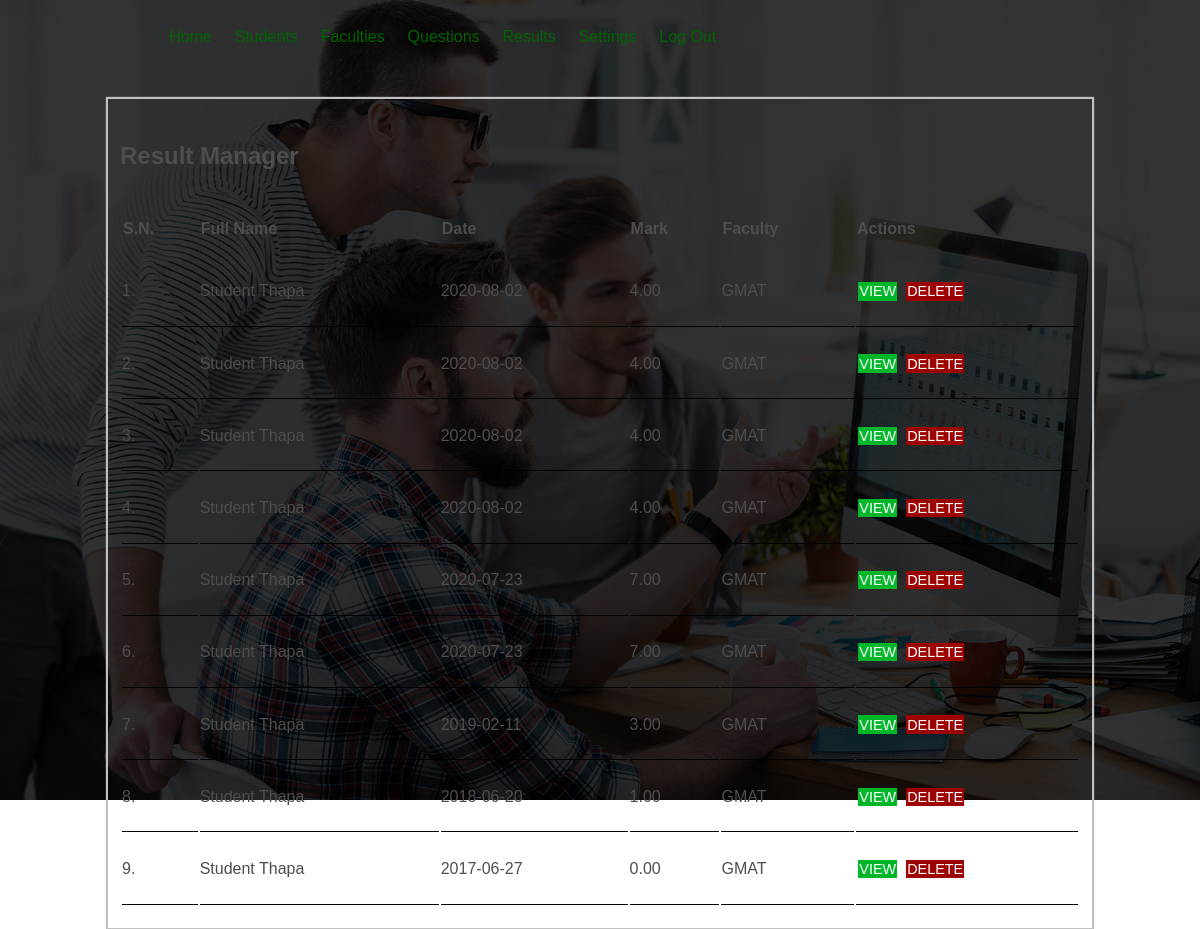
Page /admin/index.php?page=results (signed in) on the committed database.
### tables this page shows
CREATE TABLE `tbl_result_summary` (
  `summary_id` int(10) UNSIGNED NOT NULL,
  `student_id` int(11) UNSIGNED NOT NULL,
  `marks` decimal(10,2) NOT NULL,
  `added_date` date NOT NULL
);

CREATE TABLE `tbl_student` (
  `student_id` int(10) UNSIGNED NOT NULL,
  `first_name` varchar(150) NOT NULL,
  `last_name` varchar(150) NOT NULL,
  `email` varchar(150) NOT NULL,
  `username` varchar(100) NOT NULL,
  `password` varchar(255) NOT NULL,
  `contact` varchar(20) NOT NULL,
  `gender` varchar(10) NOT NULL,
  `faculty` varchar(50) NOT NULL,
  `is_active` varchar(10) NOT NULL,
  `added_date` date NOT NULL,
  `updated_date` date NOT NULL
);

CREATE TABLE `tbl_faculty` (
  `faculty_id` int(10) UNSIGNED NOT NULL,
  `faculty_name` varchar(150) NOT NULL,
  `time_duration` int(11) NOT NULL,
  `qns_per_set` int(11) NOT NULL,
  `total_english` int(10) UNSIGNED NOT NULL,
  `total_math` int(10) UNSIGNED NOT NULL,
  `is_active` varchar(10) NOT NULL,
  `added_date` date NOT NULL,
  `updated_date` date NOT NULL
);

### admin/index.php (called while the page is built, shortened)
<?php
    include('config/apply.php');
    include('../box/header.php');
    include('../box/menu.php');
    include('pages/main.php');
    include('../box/footer.php');
?>

### admin/config/apply.php (called while the page is built, shortened)
<?php
    $obj=new Functions();
?>

### admin/config/database.php (called while the page is built, shortened)
<?php
    Class Database
    {
        public function select_data($tbl_name,$where="",$other="")
        {
            $query="SELECT * FROM $tbl_name";
            return $query;
        }
        public function execute_query($conn,$query)
        {
            $res=mysqli_query($conn,$query) or die(mysqli_error($conn));
            return $res;
        }
        public function num_rows($res)
        {
            $num_rows=mysqli_num_rows($res);
            return $num_rows;
        }
        public function fetch_data($res)
        {
            $row=mysqli_fetch_assoc($res);
            return $row;
        }
        public function get_faculty($tbl_name,$student_id,$conn)
        {
            $query="SELECT faculty FROM $tbl_name WHERE student_id='$student_id'";
            $res=mysqli_query($conn,$query) or die(mysqli_error($conn));
            $row=mysqli_fetch_assoc($res);
            $faculty=$row['faculty'];
            return $faculty;
        }
        public function get_fullname($tbl_name,$student_id,$conn)
        {
            $query="SELECT first_name,last_name FROM $tbl_name WHERE student_id='$student_id'";
            $res=mysqli_query($conn,$query) or die(mysqli_error($conn));
            $row=mysqli_fetch_assoc($res);
            $first_name=$row['first_name'];
            $last_name=$row['last_name'];
            $full_name=$first_name.' '.$last_name;
            return $full_name;
        }
        public function get_facultyname($tbl_name,$faculty_id,$conn)
        {
            $query="SELECT faculty_name FROM $tbl_name WHERE faculty_id='$faculty_id'";
            $res=mysqli_query($conn,$query) or die(mysqli_error($conn));
            $row=mysqli_fetch_assoc($res);
            $faculty_name=$row['faculty_name'];
            return $faculty_name;
        }
    }
?>

### admin/pages/results.php (the view, shortened to what this page needs)
<div class="main">
    <div class="content">
        <div class="report">
            <h2>Result Manager</h2>
            <table>
                <tr>
                    <th>S.N.</th>
                    <th>Full Name</th>
                    <th>Date</th>
                    <th>Mark</th>
                    <th>Faculty</th>
                    <th>Actions</th>
                </tr>
                <?php
                    $tbl_name="tbl_result_summary ORDER BY added_date DESC";
                    $query=$obj->select_data($tbl_name);
                    $res=$obj->execute_query($conn,$query);
                    $count_rows=$obj->num_rows($res);
                    $sn=1;
                    if($count_rows>0)
                    {
                        while($row=$obj->fetch_data($res))
                        {
                            $summary_id=$row['summary_id'];
                            $student_id=$row['student_id'];
                            $marks=$row['marks'];
                            $added_date=$row['added_date'];
                            ?>
                            <tr>
                                <td><?php echo $sn++; ?>. </td>
                                <td>
                                    <?php
                                        $tbl_name="tbl_student";
                                        $full_name=$obj->get_fullname($tbl_name,$student_id,$conn);
                                        echo $full_name;
                                    ?>
                                </td>
                                <td><?php echo $added_date; ?></td>
                                <td><?php echo $marks; ?></td>
                                <td>
                                    <?php
                                        $tbl="tbl_student";
                                        $tbl2="tbl_faculty";
                                        $faculty=$obj->get_faculty($tbl,$student_id,$conn);
                                        echo $faculty_name=$obj->get_facultyname($tbl2,$faculty,$conn);
                                    ?>
                                </td>
                                <td>
                                    <a href="<?php echo SITEURL; ?>admin/index.php?page=view_result&student_id=<?php echo $student_id; ?>&added_date=<?php echo $added_date; ?>"><button type="button" class="btn-update">VIEW</button></a>
                                    <a href="<?php echo SITEURL; ?>admin/pages/delete_result.php?summary_id=<?php echo $summary_id; ?>&student_id=<?php echo $student_id; ?>&added_date=<?php echo $added_date; ?>"><button type="button" class="btn-delete">DELETE</button></a>
                                </td>
                            </tr>
                            <?php
                        }
                    }
                    else
                    {
                        echo "<tr><td colspan='7'><span class='error'>No Results Found Yet.</span></td></tr>";
                    }
                ?>
            </table>
        </div>
    </div>
</div>

### box/header.php (shortened to what this page needs)
<!DOCTYPE html>
<html lang="en-US">
    <head>
        <link rel="stylesheet" type="text/css" href="<?php echo SITEURL; ?>/assets/css/style.css" />
    </head>
    <body>

### box/menu.php (shortened to what this page needs)
<nav class="menu">
    <div class="wrapper">
        <ul>
            <a href="<?php echo SITEURL; ?>admin/index.php?page=home"><li>Home</li></a>
            <a href="<?php echo SITEURL; ?>admin/index.php?page=students"><li>Students</li></a>
            <a href="<?php echo SITEURL; ?>admin/index.php?page=faculties"><li>Faculties</li></a>
            <a href="<?php echo SITEURL; ?>admin/index.php?page=questions"><li>Questions</li></a>
            <a href="<?php echo SITEURL; ?>admin/index.php?page=results"><li>Results</li></a>
            <a href="<?php echo SITEURL; ?>admin/index.php?page=settings"><li>Settings</li></a>
            <a href="<?php echo SITEURL; ?>admin/index.php?page=logout" onclick="return confirm('Are you sure?')"><li>Log Out</li></a>
        </ul>
    </div>
</nav>

### admin/pages/main.php (shortened to what this page needs)
<?php
    if(isset($_GET['page']))
    {
        $page=$_GET['page'];
    }
    else
    {
        $page='home';
    }
    switch($page)
    {
        case "results":
            include('results.php');
        break;
    }
?>

### box/footer.php
</html>

### assets/css/style.css (style rules this page uses)
body { margin: 0; padding: 0; background: url(../../images/index-main-bg-1.jpg) no-repeat; background-size: cover; background-position: center; font-family: sans-serif; height: 100vh; }
.wrapper { width: 80%; margin: 0 auto; padding: 1%; }
.menu .wrapper ul { list-style-type: none; }
.menu .wrapper ul a { color: #006400; text-decoration: none; padding: 1%; }
.menu .wrapper ul li { display: inline; }
.main { margin: 2% 0; }
.main .content { border: 1px solid silver; width: 80%; padding: 1%; margin: 0 auto; box-shadow: 0 0 1px 1px silver; }
.main .content .report { color: #4f4d4d; line-height: 50px; }
.main .content .report table { width: 100%; margin: 1% 0; text-align: left; }
.main .content .report table tr td { border-bottom: 1px solid black; border-collapse: collapse; padding: 1% 0; }
.btn-update { background-color: #00b72a; color: #FFFFFF; font-size: 90%; font-weight: normal; padding: 0.5%; margin: 0 1%; border: none; cursor: pointer; }
.btn-delete { background-color: #9e0303; color: #FFFFFF; font-size: 90%; font-weight: normal; padding: 0.5%; margin: 0 1%; border: none; cursor: pointer; }

### rows in the picture
tbl_result_summary: student.last_name "Student Thapa", added_date "2020-08-02", marks "4.00", student.faculty_name "GMAT"
tbl_result_summary: student.last_name "Student Thapa", added_date "2020-08-02", marks "4.00", student.faculty_name "GMAT"
tbl_result_summary: student.last_name "Student Thapa", added_date "2020-08-02", marks "4.00", student.faculty_name "GMAT"
tbl_result_summary: student.last_name "Student Thapa", added_date "2020-08-02", marks "4.00", student.faculty_name "GMAT"
tbl_result_summary: student.last_name "Student Thapa", added_date "2020-07-23", marks "7.00", student.faculty_name "GMAT"
tbl_result_summary: student.last_name "Student Thapa", added_date "2020-07-23", marks "7.00", student.faculty_name "GMAT"
tbl_result_summary: student.last_name "Student Thapa", added_date "2019-02-11", marks "3.00", student.faculty_name "GMAT"
tbl_result_summary: student.last_name "Student Thapa", added_date "2018-06-20", marks "1.00", student.faculty_name "GMAT"
tbl_result_summary: student.last_name "Student Thapa", added_date "2017-06-27", marks "0.00", student.faculty_name "GMAT"
